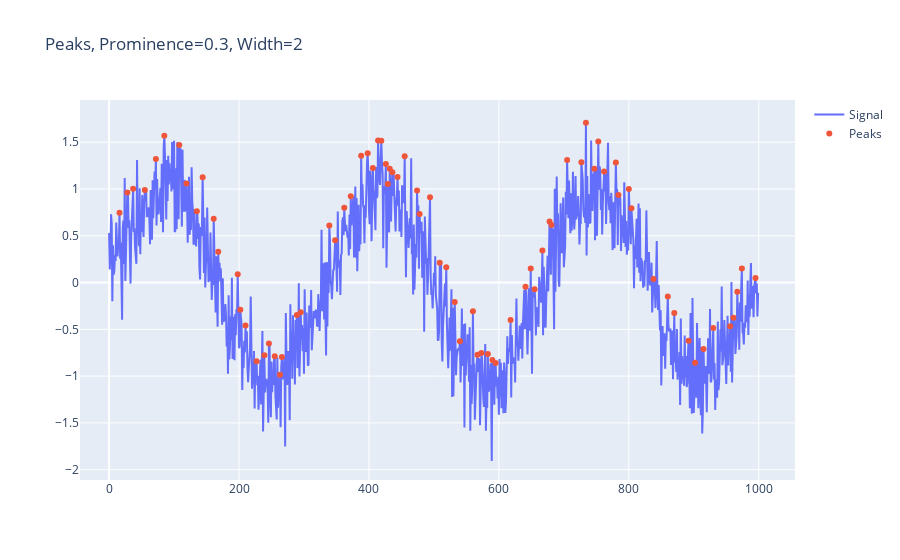
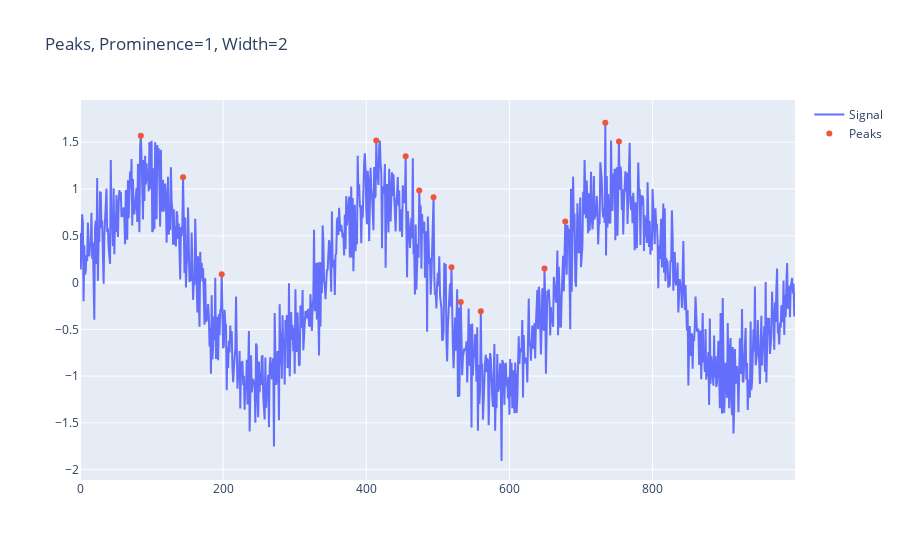

Write notebook code for charts like these, in order.
### Markdown cell above
**Prominence**:

- The prominence of a peak measures how much the peak stands out due to its intrinsic height and its location relative to other peaks.
- It is the height of the peak’s summit relative to the highest contour line surrounding it and not containing any higher summit.
- Peaks with a prominence smaller than a threshold will be ignored.
- In simple terms, it is a measure of how a peak is distinguishable from its neighboring points (both on the left and the right side). Higher prominence value means that the peak is more distinguishable.

**Width**:

- The width of a peak is the horizontal distance between its left and right edges.
- The edges are the first points where the signal drops to half its peak height.
- The `width` parameter in `find_peaks` can be used to specify a minimum and/or maximum width for the detected peaks. It is given as a tuple `(min_width, max_width)`.
- Peaks with widths smaller than `min_width` or larger than `max_width` will be ignored.

In the `find_peaks` function from `scipy.signal`, these parameters are used to filter the detected peaks. Only the peaks with prominence higher than the specified `prominence` and width within the specified `width` range will be detected.

### Code cell
import numpy as np
import plotly.graph_objects as go
from scipy.signal import find_peaks

# Generate example signal
np.random.seed(0)
x = np.linspace(0, 6 * np.pi, 1000)  # 1000 points between 0 and 6*pi
signal = np.sin(x) + 0.3 * np.random.normal(size=x.size)

# Define function to plot signal and detected peaks using plotly
def plot_peaks_plotly(signal, peaks, prominence=None, width=None):
    title = 'Peaks'
    if prominence is not None:
        title += f', Prominence={prominence}'
    if width is not None:
        title += f', Width={width}'
    
    fig = go.Figure()
    fig.add_trace(go.Scatter(y=signal, mode='lines', name='Signal'))
    fig.add_trace(go.Scatter(x=peaks, y=signal[peaks], mode='markers', name='Peaks'))
    fig.update_layout(title=title)
    fig.show()

# Detect peaks with different prominence and width settings
prominence1, width1 = 0.3, 2
prominence2, width2 = 1, 2

peaks1, _ = find_peaks(signal, prominence=prominence1, width=width1)
peaks2, _ = find_peaks(signal, prominence=prominence2, width=width2)

# Plot results using plotly
plot_peaks_plotly(signal, peaks1, prominence=prominence1, width=width1)
plot_peaks_plotly(signal, peaks2, prominence=prominence2, width=width2)

### Figure 1 — Plotly figure (JSON) as saved in the notebook; plotly's stock layout.template omitted (floating-point values rounded to 4 significant figures; data arrays with more than 128 entries replaced by an {"elided": "..."} marker saying what was removed)
{"data": [{"mode": "lines", "name": "Signal", "type": "scatter", "y": {"elided": "1000 float values"}}, {"mode": "markers", "name": "Peaks", "type": "scatter", "x": [16, 28, 37, 55, 72, 85, 108, 119, 135, 144, 161, 168, 198, 202, 210, 227, 239, 246, 255, 263, 266, 289, 295, 339, 348, 362, 372, 388, 398, 406, 414, 419, 426, 429, 432, 436, 444, 455, 474, 478, 494, 509, 519, 532, 540, 560, 567, 573, 583, 590, 595, 618, 641, 649, 655, 667, 678, 681, 705, 727, 734, 747, 753, 762, 780, 784, 800, 804, 838, 860, 870, 892, 902, 915, 930, 956, 961, 967, 974, 995], "y": [0.7456, 0.9639, 1.004, 0.9898, 1.319, 1.568, 1.47, 1.058, 0.7629, 1.127, 0.6824, 0.3281, 0.089, -0.291, -0.4586, -0.8396, -0.7764, -0.6518, -0.7867, -0.9847, -0.7962, -0.3475, -0.3161, 0.6108, 0.4528, 0.7998, 0.9237, 1.356, 1.381, 1.226, 1.519, 1.515, 1.266, 1.052, 1.217, 1.178, 1.129, 1.351, 0.9845, 0.7332, 0.9125, 0.2121, 0.1631, -0.208, -0.6279, -0.3059, -0.7711, -0.7528, -0.7645, -0.8277, -0.8596, -0.4011, -0.04413, 0.1504, -0.07115, 0.3426, 0.6514, 0.6166, 1.311, 1.286, 1.708, 1.215, 1.506, 1.188, 1.283, 0.9357, 0.9989, 0.7945, 0.03754, -0.1497, -0.3256, -0.6221, -0.8563, -0.7097, -0.4862, -0.4662, -0.3757, -0.09699, 0.1498, 0.04846]}], "layout": {"autosize": true, "title": {"text": "Peaks, Prominence=0.3, Width=2"}, "xaxis": {"autorange": true, "range": [-43.45, 1054.0], "type": "linear"}, "yaxis": {"autorange": true, "range": [-2.112, 1.999], "type": "linear"}}}

### Figure 2 — Plotly figure (JSON) as saved in the notebook; plotly's stock layout.template omitted (floating-point values rounded to 4 significant figures; data arrays with more than 128 entries replaced by an {"elided": "..."} marker saying what was removed)
{"data": [{"mode": "lines", "name": "Signal", "type": "scatter", "y": {"elided": "1000 float values"}}, {"mode": "markers", "name": "Peaks", "type": "scatter", "x": [85, 144, 198, 414, 455, 474, 494, 519, 532, 560, 649, 678, 734, 753], "y": [1.568, 1.127, 0.089, 1.519, 1.351, 0.9845, 0.9125, 0.1631, -0.208, -0.3059, 0.1504, 0.6514, 1.708, 1.506]}], "layout": {"autosize": true, "title": {"text": "Peaks, Prominence=1, Width=2"}, "xaxis": {"autorange": true, "range": [0, 999], "type": "linear"}, "yaxis": {"autorange": true, "range": [-2.112, 1.999], "type": "linear"}}}
